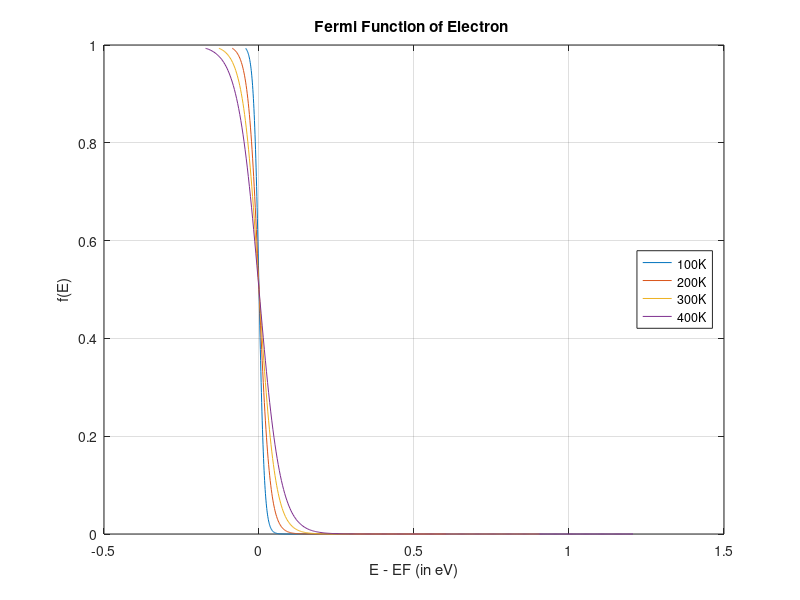

Write the MATLAB code that produced this figure.
%Question 1: Plotting the Fermi Function for electrons from T=0K to T=400K
clc
%Defining the Constants and the Variables 
k = 8.617e-5;
for i = 1:4
    T=100*i;
    kT = k*T;
    dE(i,1) = -5*kT;
    for j = 1:401
         f(i,j) = 1/(1+exp(dE(i,j)/kT));
         dE(i,j+1) = dE(i,j)+0.1*kT;
    end
end
dE=dE(:,1:j);
 
%Plot 
close
plot(dE',f');
grid;
legend('100K','200K','300K','400K','Location','east');
xlabel('E - EF (in eV)');
ylabel('f(E)');
title('Fermi Function of Electron ');
